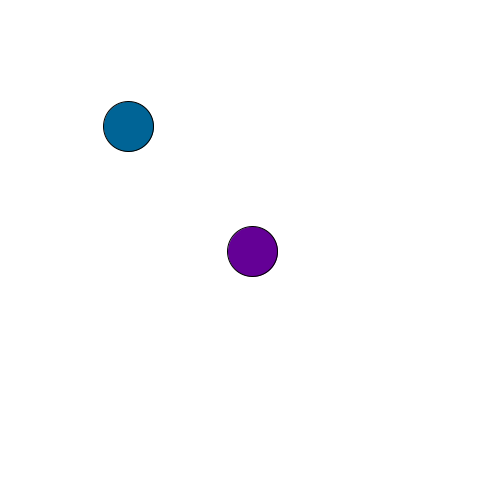
Frame 1 (no input)
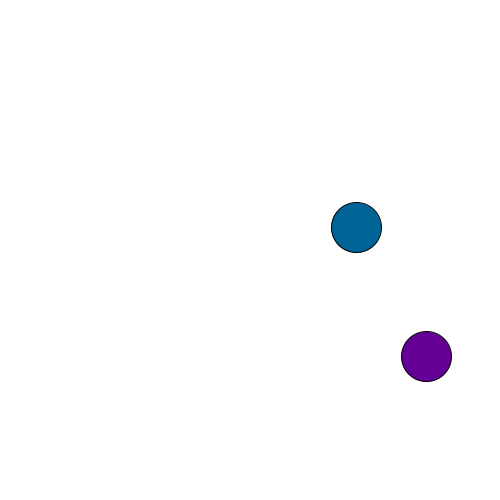
Frame 60 (the mouse pressed at the canvas centre just before this capture)
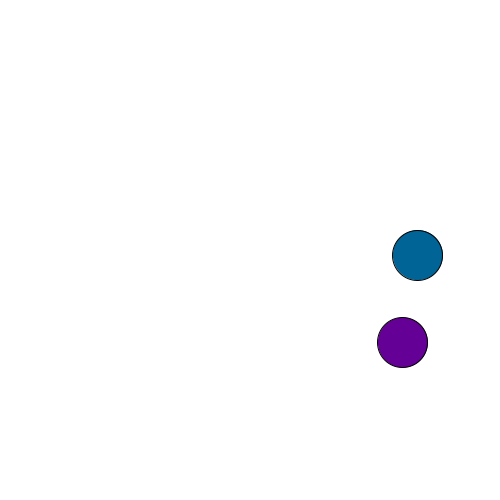
Frame 120 (the mouse held since frame 60 and released just before this capture)

The Processing sketch that drew these frames (run headless with seeded random() and noise(); from frame 60 on, the mouse is pressed at the canvas centre):

// Processing sketch: bouncingAndCollision_withBooleanReturn
// ── bouncingAndCollision_withBooleanReturn.pde
float x1Pos, y1Pos, x2Pos, y2Pos; 

float x1Speed, y1Speed, x2Speed, y2Speed; 
int size = 50; 

void setup() {
  size(500, 500); 
  x1Pos = width/2; 
  y1Pos = height/2;
  x2Pos = width/4;
  y2Pos = height/4; 
  
  //gets very tedious; we will learn cleaner ways later in the semester! 
  x1Speed = random(1,4); 
  y1Speed = random(1,4); 
  x2Speed = random(1,4); 
  y2Speed = random(1,4); 
  
}

void draw() {
  background(255); 
  
  x1Pos = x1Pos + x1Speed; 
  y1Pos = y1Pos + y1Speed; 
  x2Pos = x2Pos + x2Speed; 
  y2Pos = y2Pos + y2Speed; 

  
  
  fill(100, 0, 150); 
  ellipse(x1Pos, y1Pos, size, size); 
  
  fill(0, 100, 150); 
  ellipse(x2Pos, y2Pos, size, size); 

  println(calculateDistance(x1Pos, y1Pos, x2Pos, y2Pos)); 
  
  checkBoundaries(1); 
  checkBoundaries(2); 
  println(x1Speed); 
}

//can also use functions to simplify our draw loop 
//void means there is no specific return type
//we see this in our void draw, void setup, and a number of other functions

void checkBoundaries(float shapeNumber){
  if (shapeNumber == 1) {
    if (isPointOutOfBounds(x1Pos, y1Pos)) {
      x1Speed *= -1;
      y1Speed *= -1;
    }    
  }
  if (shapeNumber == 2) {
    if (isPointOutOfBounds(x2Pos, y2Pos)) {
      x2Speed *= -1;
      y2Speed *= -1;
    }
  }
}

boolean isPointOutOfBounds(float x, float y) {
  if (x < 0 || x > width || y < 0 || y > height) {
    return true;
  }
  return false;
}


float calculateDistance(float shape1X, float shape1Y, float shape2X, float shape2Y) {
  float dist = dist(shape1X, shape1Y, shape2X, shape2Y); //instead of calculating 
  //the distance between a position and our mouse, we add a parameter for a second position
  
  return dist;
}
